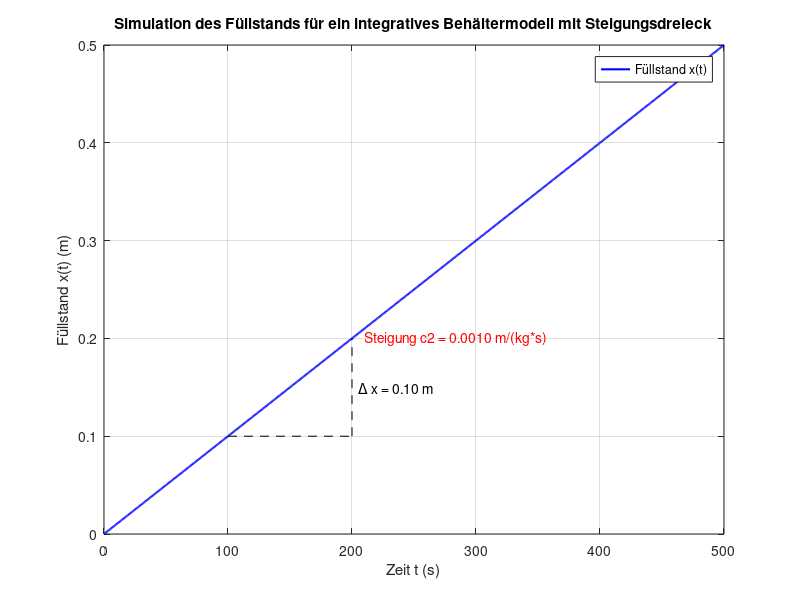

MATLAB code to generate this figure:
rho = 1000; % Dichte der Flüssigkeit in kg/Kubikmeter
A = 1; % Grundfläche in Quadratmeter
a = 0.003; % Querschnitt des Auslaufs in Quadratmeter
g = 9.81; % Erdbeschleunigung in m/Quadratsekunde
qzu = 6.0; % Stationärer Zufluss (im Arbeitspunkt) in kg/sec

c2=1/(rho*A);
c3=(a*a*rho*g)/(A*qzu);
s = tf('s');
G1=c2/s;

% Simulation der Sprungantwort
t = 0:0.5:500; % Zeitvektor von 0 bis 500 Sekunden in Schritten von 0.5 s
[y, t] = step(G1, t);

% Bestimmung eines Punktes für das Steigungsdreieck
t1 = 100; % Zeit für den Anfang des Dreiecks
t2 = 200; % Zeit für das Ende des Dreiecks
y1 = c2 * t1; % Wert der Sprungantwort bei t1
y2 = c2 * t2; % Wert der Sprungantwort bei t2

% Plot erstellen
figure;
plot(t, y, 'b-', 'LineWidth', 1.5); % Plot in Blau mit Linienbreite 1.5
hold on;

% Zeichne das Steigungsdreieck
plot([t1, t2], [y1, y1], 'k--'); % Horizontale Linie des Dreiecks
plot([t2, t2], [y1, y2], 'k--'); % Vertikale Linie des Dreiecks

% Annotationswerte für das Steigungsdreieck
text((t1 + t2) / 2, y1 - 2, ['\Delta t = ' num2str(t2 - t1) ' s'], 'HorizontalAlignment', 'center', 'VerticalAlignment', 'top');
text(t2 + 5, (y1 + y2) / 2, ['\Delta x = ' num2str(y2 - y1, '%.2f') ' m'], 'HorizontalAlignment', 'left', 'VerticalAlignment', 'middle');

% Steigung c2 annotieren
text(t2 + 10, y2, ['Steigung c2 = ' num2str(c2, '%.4f') ' m/(kg*s)'], 'Color', 'red', 'HorizontalAlignment', 'left');

% Achsenbeschriftung und Titel
grid on;
xlabel('Zeit t (s)');
ylabel('Füllstand x(t) (m)');
title('Simulation des Füllstands für ein integratives Behältermodell mit Steigungsdreieck');
legend('Füllstand x(t)');


% Plot speichern
saveas(gcf, 'simulation_ergebnis_L3.png'); % Speichern des Plots als PNG-Datei